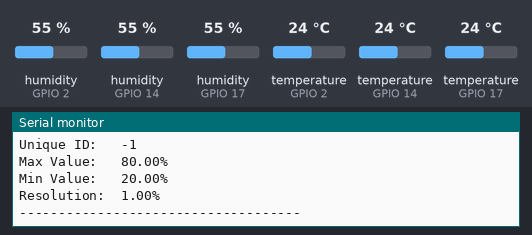
The sketch below on a simulated ESP32. Shown: the last lines printed to the serial monitor. The inputs (shaded band) are chosen by the test bench; at power-on: humidity (sensors on GPIO 2, GPIO 14, GPIO 17) 55 %, temperature (sensors on GPIO 2, GPIO 14, GPIO 17) 24 °C. WiFi joins after 1.5 s; servers stay silent unless stated; uploads are accepted with an empty reply.

Above: at 2.7 s.
2.8 s: humidity (sensor on GPIO 2) set to 22 %
At 7.8 s:
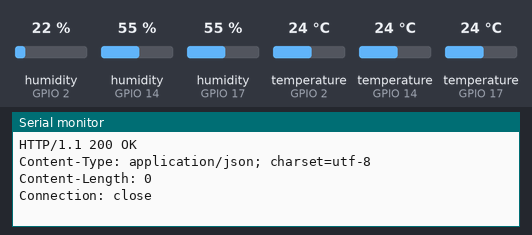
15.2 s: humidity (sensor on GPIO 14) set to 22 %
At 21.2 s:
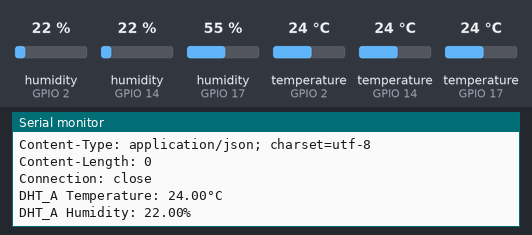
27.6 s: humidity (sensor on GPIO 17) set to 22 %
At 29.5 s:
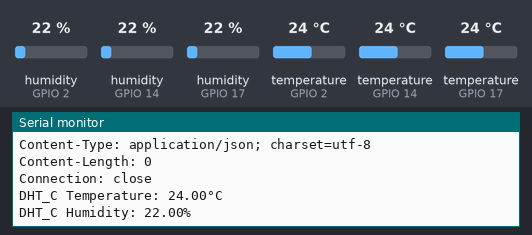
40.0 s: temperature (sensor on GPIO 2) set to 12 °C
At 40.62 s:
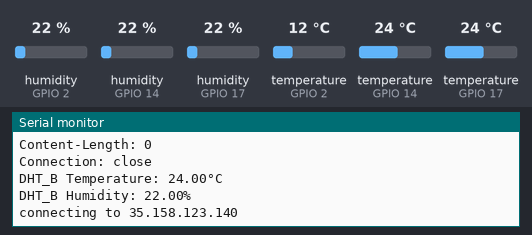
52.4 s: temperature (sensor on GPIO 14) set to 12 °C
At 54.8 s:
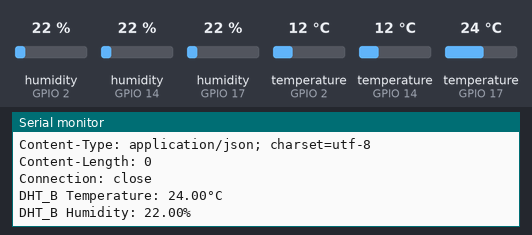
64.8 s: temperature (sensor on GPIO 17) set to 12 °C
At 65.6 s:
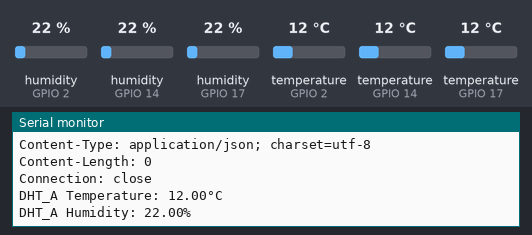

Measured:
- after the input at 2.8 s, the serial monitor: prints a new line after 2.8 s (image 1)

The sketch:

Client_Device.ino
```cpp
// (licence header left out)
// REQUIRES the following Arduino libraries:
// - DHT Sensor Library: https://github.com/adafruit/DHT-sensor-library
// - Adafruit Unified Sensor Lib: https://github.com/adafruit/Adafruit_Sensor

#include <Adafruit_Sensor.h>
#include <DHT.h>
#include <DHT_U.h>
#include <WiFi.h>

#define DHTPIN_A 2    // Digital pin connected to the DHT sensor
#define DHTPIN_B 17
#define DHTPIN_C 14

const char* ssid     = "wifi id";
const char* password = "wifi pass";

const char* host = "35.158.123.140"; //http://35.158.123.140/  remoote server

// Feather HUZZAH ESP8266 note: use pins 3, 4, 5, 12, 13 or 14 --
// Pin 15 can work but DHT must be disconnected during program upload.

// Uncomment the type of sensor in use:
#define DHTTYPE    DHT11     // DHT 11
//#define DHTTYPE    DHT22     // DHT 22 (AM2302)
//#define DHTTYPE    DHT21     // DHT 21 (AM2301)


String temperature;
String humidity;

// See guide for details on sensor wiring and usage:
//   https://learn.adafruit.com/dht/overview

DHT_Unified dht_a(DHTPIN_A, DHTTYPE);
DHT_Unified dht_b(DHTPIN_B, DHTTYPE);
DHT_Unified dht_c(DHTPIN_C, DHTTYPE);

uint32_t delayMS;

void setup() {
  //Serial.begin(9600);
  Serial.begin(115200);
  delay(10);
//WIFI CONNECTION
    Serial.println();
    Serial.println();
    Serial.print("Connecting to ");
    Serial.println(ssid);

    WiFi.begin(ssid, password);

    while (WiFi.status() != WL_CONNECTED) {
        delay(500);
        Serial.print(".");
    }

    Serial.println("");
    Serial.println("WiFi connected");
    Serial.println("IP address: ");
    Serial.println(WiFi.localIP());

  // Initialize device.
  dht_a.begin();
  dht_b.begin();
  dht_c.begin();
  Serial.println(F("DHTxx Unified Sensor Example"));
  // Print temperature sensor details.
  sensor_t sensor;
  dht_a.temperature().getSensor(&sensor);
  Serial.println(F("------------------------------------"));
  Serial.println(F("Temperature Sensor"));
  Serial.print  (F("Sensor Type: ")); Serial.println(sensor.name);
  Serial.print  (F("Driver Ver:  ")); Serial.println(sensor.version);
  Serial.print  (F("Unique ID:   ")); Serial.println(sensor.sensor_id);
  Serial.print  (F("Max Value:   ")); Serial.print(sensor.max_value); Serial.println(F("°C"));
  Serial.print  (F("Min Value:   ")); Serial.print(sensor.min_value); Serial.println(F("°C"));
  Serial.print  (F("Resolution:  ")); Serial.print(sensor.resolution); Serial.println(F("°C"));
  Serial.println(F("------------------------------------"));
  // Print humidity sensor details.
  dht_a.humidity().getSensor(&sensor);
  Serial.println(F("Humidity Sensor"));
  Serial.print  (F("Sensor Type: ")); Serial.println(sensor.name);
  Serial.print  (F("Driver Ver:  ")); Serial.println(sensor.version);
  Serial.print  (F("Unique ID:   ")); Serial.println(sensor.sensor_id);
  Serial.print  (F("Max Value:   ")); Serial.print(sensor.max_value); Serial.println(F("%"));
  Serial.print  (F("Min Value:   ")); Serial.print(sensor.min_value); Serial.println(F("%"));
  Serial.print  (F("Resolution:  ")); Serial.print(sensor.resolution); Serial.println(F("%"));
  Serial.println(F("------------------------------------"));
  // Set delay between sensor readings based on sensor details.
  delayMS = sensor.min_delay / 1000;
}
void call_dht_a(){
  // Delay between measurements.
  delay(delayMS);
  // Get temperature event and print its value.
  sensors_event_t event;
  dht_a.temperature().getEvent(&event);
  if (isnan(event.temperature)) {
    Serial.println(F("DHT_A Error reading temperature!"));
  }
  else {
    temperature = String(event.temperature);
    Serial.print(F("DHT_A Temperature: "));
    Serial.print(event.temperature);
    Serial.println(F("°C"));
  }
  // Get humidity event and print its value.
  dht_a.humidity().getEvent(&event);
  if (isnan(event.relative_humidity)) {
    Serial.println(F("DHT_A Error reading humidity!"));
  }
  else {
    humidity = String(event.relative_humidity);
    Serial.print(F("DHT_A Humidity: "));
    Serial.print(event.relative_humidity);
    Serial.println(F("%"));
  }
  delay(500);
  connectAWS("C01A",temperature,humidity);
}
void call_dht_b(){
  // Delay between measurements.
  delay(delayMS);
  // Get temperature event and print its value.
  sensors_event_t event;
  dht_b.temperature().getEvent(&event);
  if (isnan(event.temperature)) {
    Serial.println(F("DHT_B Error reading temperature!"));
  }
  else {
    temperature = String(event.temperature);
    Serial.print(F("DHT_B Temperature: "));
    Serial.print(event.temperature);
    Serial.println(F("°C"));
  }
  // Get humidity event and print its value.
  dht_b.humidity().getEvent(&event);
  if (isnan(event.relative_humidity)) {
    Serial.println(F("DHT_B Error reading humidity!"));
  }
  else {
    humidity = String(event.relative_humidity);
    Serial.print(F("DHT_B Humidity: "));
    Serial.print(event.relative_humidity);
    Serial.println(F("%"));
  }
  delay(500);
  connectAWS("C01B",temperature,humidity);
}
void call_dht_c(){
  // Delay between measurements.
  delay(delayMS);
  // Get temperature event and print its value.
  sensors_event_t event;
  dht_c.temperature().getEvent(&event);
  if (isnan(event.temperature)) {
    Serial.println(F("DHT_C Error reading temperature!"));
  }
  else {
    temperature = String(event.temperature);
    Serial.print(F("DHT_C Temperature: "));
    Serial.print(event.temperature);
    Serial.println(F("°C"));
  }
  // Get humidity event and print its value.
  dht_c.humidity().getEvent(&event);
  if (isnan(event.relative_humidity)) {
    Serial.println(F("DHT_C Error reading humidity!"));
  }
  else {
    humidity = String(event.relative_humidity);
    Serial.print(F("DHT_C Humidity: "));
    Serial.print(event.relative_humidity);
    Serial.println(F("%"));
  }
  delay(500);
  connectAWS("C01C",temperature,humidity);
}
 void connectAWS(String deviceName, String temp, String hum){
   delay(500);
   Serial.print("connecting to ");
   Serial.println(host);

    // Use WiFiClient class to create TCP connections
    WiFiClient client;
    const int httpPort = 80;
    if (!client.connect(host, httpPort)) {
        Serial.println("connection failed");
        return;
    }
    temp.replace('.',',');
    hum.replace('.',',');
    Serial.print("newTemp: "+temp);
    // We now create a URI for the request
    String url = "/dash/DashboardApi/SendDataToServer";
    url += "?deviceName=";
    url += deviceName;
    url += "&Temp=";
    url += temp;
    url += "&Hum=";
    url += hum;
    /*url += "?private_key=";
    url += privateKey;
    url += "&value=";
    url += value;
*/
    Serial.print("Requesting URL: ");
    Serial.println(url);

    // This will send the request to the server
    client.print(String("GET ") + url + " HTTP/1.1\r\n" +
                 "Host: " + host + "\r\n" +
                 "Connection: close\r\n\r\n");
    unsigned long timeout = millis();
    while (client.available() == 0) {
        if (millis() - timeout > 5000) {
            Serial.println(">>> Client Timeout !");
            client.stop();
            return;
        }
    }

    // Read all the lines of the reply from server and print them to Serial
    while(client.available()) {
        String line = client.readStringUntil('\r');
        Serial.print(line);
    }
  }
void loop() {
  delay(2000);
  call_dht_a();
  call_dht_b();
  call_dht_c();

}
```
